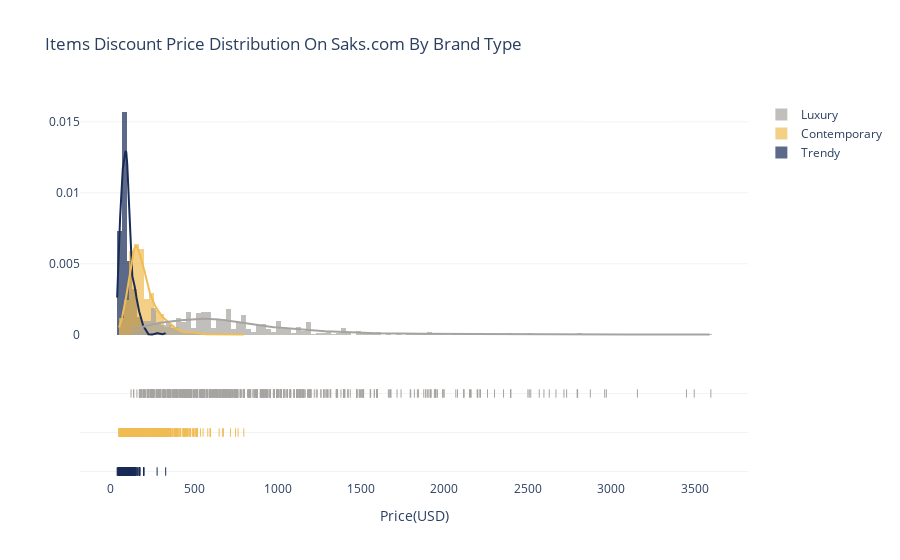

The notebook cell this image was saved under:
### Code cell
import plotly.figure_factory as ff

contemporary = saks_full.loc[saks_full['brand_positioning']=='Contemporary']['discount_price']
trendy = saks_full.loc[saks_full['brand_positioning']=='Trendy']['discount_price']
luxury = saks_full.loc[saks_full['brand_positioning']=='Luxury']['discount_price']

hist_data = [trendy, contemporary, luxury]
group_labels = ['Trendy', 'Contemporary', 'Luxury']
colors = ['rgb(25, 43, 87)', 'rgb(240, 188, 84)', 'rgb(166, 164, 161)']

fig = ff.create_distplot(hist_data, group_labels, bin_size=30, colors= colors)
fig.update_layout(title_text='Items Discount Price Distribution On Saks.com By Brand Type',plot_bgcolor='rgb(256, 256, 256)')
fig.update_xaxes(title_text = "Price(USD)") 
fig.update_yaxes(showgrid=True, gridwidth=0.5, gridcolor='rgb(230, 230, 230)')

fig.show()

### Figure 1 — Plotly figure (JSON) as saved in the notebook; plotly's stock layout.template omitted (floating-point values rounded to 4 significant figures; data arrays with more than 128 entries replaced by an {"elided": "..."} marker saying what was removed)
{"data": [{"autobinx": false, "histnorm": "probability density", "legendgroup": "Trendy", "marker": {"color": "rgb(25, 43, 87)"}, "name": "Trendy", "opacity": 0.7, "type": "histogram", "x": {"elided": "300 float values"}, "xaxis": "x", "xbins": {"end": 330, "size": 30, "start": 39.2}, "yaxis": "y"}, {"autobinx": false, "histnorm": "probability density", "legendgroup": "Contemporary", "marker": {"color": "rgb(240, 188, 84)"}, "name": "Contemporary", "opacity": 0.7, "type": "histogram", "x": {"elided": "2585 float values"}, "xaxis": "x", "xbins": {"end": 798.0, "size": 30, "start": 51.2}, "yaxis": "y"}, {"autobinx": false, "histnorm": "probability density", "legendgroup": "Luxury", "marker": {"color": "rgb(166, 164, 161)"}, "name": "Luxury", "opacity": 0.7, "type": "histogram", "x": {"elided": "1104 float values"}, "xaxis": "x", "xbins": {"end": 3596, "size": 30, "start": 122.5}, "yaxis": "y"}, {"legendgroup": "Trendy", "marker": {"color": "rgb(25, 43, 87)"}, "mode": "lines", "name": "Trendy", "showlegend": false, "type": "scatter", "x": {"elided": "500 float values"}, "xaxis": "x", "y": {"elided": "500 float values"}, "yaxis": "y"}, {"legendgroup": "Contemporary", "marker": {"color": "rgb(240, 188, 84)"}, "mode": "lines", "name": "Contemporary", "showlegend": false, "type": "scatter", "x": {"elided": "500 float values"}, "xaxis": "x", "y": {"elided": "500 float values"}, "yaxis": "y"}, {"legendgroup": "Luxury", "marker": {"color": "rgb(166, 164, 161)"}, "mode": "lines", "name": "Luxury", "showlegend": false, "type": "scatter", "x": {"elided": "500 float values"}, "xaxis": "x", "y": {"elided": "500 float values"}, "yaxis": "y"}, {"legendgroup": "Trendy", "marker": {"color": "rgb(25, 43, 87)", "symbol": "line-ns-open"}, "mode": "markers", "name": "Trendy", "showlegend": false, "type": "scatter", "x": {"elided": "300 float values"}, "xaxis": "x", "y": {"elided": "300 str values"}, "yaxis": "y2"}, {"legendgroup": "Contemporary", "marker": {"color": "rgb(240, 188, 84)", "symbol": "line-ns-open"}, "mode": "markers", "name": "Contemporary", "showlegend": false, "type": "scatter", "x": {"elided": "2585 float values"}, "xaxis": "x", "y": {"elided": "2585 str values"}, "yaxis": "y2"}, {"legendgroup": "Luxury", "marker": {"color": "rgb(166, 164, 161)", "symbol": "line-ns-open"}, "mode": "markers", "name": "Luxury", "showlegend": false, "type": "scatter", "x": {"elided": "1104 float values"}, "xaxis": "x", "y": {"elided": "1104 str values"}, "yaxis": "y2"}], "layout": {"barmode": "overlay", "hovermode": "closest", "legend": {"traceorder": "reversed"}, "plot_bgcolor": "rgb(256, 256, 256)", "title": {"text": "Items Discount Price Distribution On Saks.com By Brand Type"}, "xaxis": {"anchor": "y2", "domain": [0, 1], "title": {"text": "Price(USD)"}, "zeroline": false}, "yaxis": {"anchor": "free", "domain": [0.35, 1], "gridcolor": "rgb(230, 230, 230)", "gridwidth": 0.5, "position": 0, "showgrid": true}, "yaxis2": {"anchor": "x", "domain": [0, 0.25], "dtick": 1, "gridcolor": "rgb(230, 230, 230)", "gridwidth": 0.5, "showgrid": true, "showticklabels": false}}}
